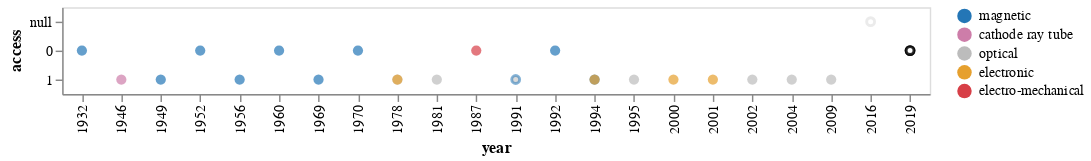

This figure's notebook cell:
### Code cell
final_chart

### Figure 1 — Vega-Lite specification as saved in the notebook (floating-point values rounded to 4 significant figures)
{"config": {"view": {"continuousWidth": 400, "continuousHeight": 300}}, "layer": [{"layer": [{"layer": [{"mark": {"type": "circle", "size": 50}, "encoding": {"color": {"type": "nominal", "field": "type", "scale": {"domain": ["magnetic", "cathode ray tube", "optical", "electronic", "electro-mechanical"], "range": ["#2476B6", "#CD7DA9", "#BCBCBC", "#E6A02E", "#D73F47"]}}, "x": {"type": "ordinal", "field": "year"}, "y": {"type": "nominal", "field": "access"}}, "width": 600}, {"mark": {"type": "circle", "fill": "#BCBCBC", "size": 30, "stroke": "#2476B6"}, "encoding": {"opacity": {"type": "nominal", "field": "type", "legend": {"title": ""}}, "x": {"type": "ordinal", "field": "year"}, "y": {"type": "nominal", "field": "access"}}, "transform": [{"filter": "datum.type == \"magneto-optical\""}], "width": 600}]}, {"mark": {"type": "circle", "fill": "white", "size": 30, "stroke": "#BCBCBC"}, "encoding": {"opacity": {"type": "nominal", "field": "type", "legend": {"title": ""}}, "x": {"type": "ordinal", "field": "year"}, "y": {"type": "nominal", "field": "access"}}, "transform": [{"filter": "datum.type == \"atomic\""}], "width": 600}]}, {"mark": {"type": "circle", "fill": "white", "size": 30, "stroke": "black"}, "encoding": {"opacity": {"type": "nominal", "field": "type", "legend": {"title": ""}}, "x": {"type": "ordinal", "field": "year"}, "y": {"type": "nominal", "field": "access"}}, "transform": [{"filter": "datum.type == \"molecular\""}], "width": 600}], "data": {"name": "data-75211bafd006c40ba1dfce8541dd97da"}, "$schema": "https://vega.github.io/schema/vega-lite/v4.8.1.json", "datasets": {"data-75211bafd006c40ba1dfce8541dd97da": [{"year": 1932, "name": "Drum memory", "type": "magnetic", "usage": "1960s", "capacity": 62500, "lifespan": null, "access": 0.0}, {"year": 1946, "name": "Williams-Kilburn Tube", "type": "cathode ray tube", "usage": "1955", "capacity": 1000, "lifespan": null, "access": 1.0}, {"year": 1949, "name": "Magnetic-core memory", "type": "magnetic", "usage": "1970s", "capacity": 100000, "lifespan": null, "access": 1.0}, {"year": 1952, "name": "Magnetic Band (Tape)", "type": "magnetic", "usage": "today", "capacity": 1000000, "lifespan": null, "access": 0.0}, {"year": 1956, "name": "Hard Disk Drive", "type": "magnetic", "usage": "today", "capacity": 2000000000000, "lifespan": null, "access": 1.0}, {"year": 1960, "name": "Magnetic stripe card", "type": "magnetic", "usage": null, "capacity": 200, "lifespan": "3", "access": 0.0}, {"year": 1969, "name": "Floppy Disk", "type": "magnetic", "usage": "1990s", "capacity": 1440000, "lifespan": "5--30", "access": 1.0}, {"year": 1970, "name": "Bubble Memory", "type": "magnetic", "usage": "1980s", "capacity": 125000, "lifespan": null, "access": 0.0}, {"year": 1978, "name": "LaserDisc (LD)/Discovision (DV)", "type": "optical", "usage": "2001", "capacity": 324000000, "lifespan": null, "access": 1.0}, {"year": 1978, "name": "Solid-State-Drive (SSD)", "type": "electronic", "usage": "today", "capacity": 5000000000000, "lifespan": "~10", "access": 1.0}, {"year": 1981, "name": "Compact Disc (CD)", "type": "optical", "usage": "today", "capacity": 700000000, "lifespan": "25", "access": 1.0}, {"year": 1987, "name": "Digital Audio Tape (DAT)", "type": "electro-mechanical", "usage": "2005", "capacity": 256000, "lifespan": "30", "access": 0.0}, {"year": 1991, "name": "Mini-Disc", "type": "magneto-optical", "usage": "2001", "capacity": 140000000, "lifespan": "30-40", "access": 1.0}, {"year": 1992, "name": "Digital Compact Cassette (DCC)", "type": "magnetic", "usage": "1996", "capacity": 250000000, "lifespan": "30", "access": 0.0}, {"year": 1994, "name": "Zip Drive", "type": "magnetic", "usage": "1990s", "capacity": 95370000, "lifespan": "5-10", "access": 1.0}, {"year": 1994, "name": "CompactFlash (CF)", "type": "electronic", "usage": "today", "capacity": 256000000000, "lifespan": "70-80", "access": 1.0}, {"year": 1995, "name": "Digital Versatile Disc (DVD)", "type": "optical", "usage": "today", "capacity": 4500000000, "lifespan": "25", "access": 1.0}, {"year": 2000, "name": "USB Flash Disk", "type": "electronic", "usage": "today", "capacity": 2000000000000, "lifespan": "10", "access": 1.0}, {"year": 2001, "name": "Secure Digital (SD) card", "type": "electronic", "usage": "today", "capacity": 128000000000000, "lifespan": "10", "access": 1.0}, {"year": 2002, "name": "Blu-ray Disc (BD)", "type": "optical", "usage": "2019", "capacity": 128000000000, "lifespan": "100-150", "access": 1.0}, {"year": 2004, "name": "Holographic Versatile Disc (HVD)", "type": "optical", "usage": "today", "capacity": 3900000000, "lifespan": "3", "access": 1.0}, {"year": 2009, "name": "Millennial Disc (M-DISC)", "type": "optical", "usage": "2016", "capacity": 100000000000, "lifespan": "1000", "access": 1.0}, {"year": 2016, "name": "Chlorine Atomic memory", "type": "atomic", "usage": "today", "capacity": 1000, "lifespan": "U", "access": null}, {"year": 2019, "name": "DNA", "type": "molecular", "usage": "today", "capacity": 215000000000000000, "lifespan": "500", "access": 0.0}, {"year": 2019, "name": "Metabolites", "type": "molecular", "usage": "today", "capacity": 70000, "lifespan": null, "access": 0.0}]}}
